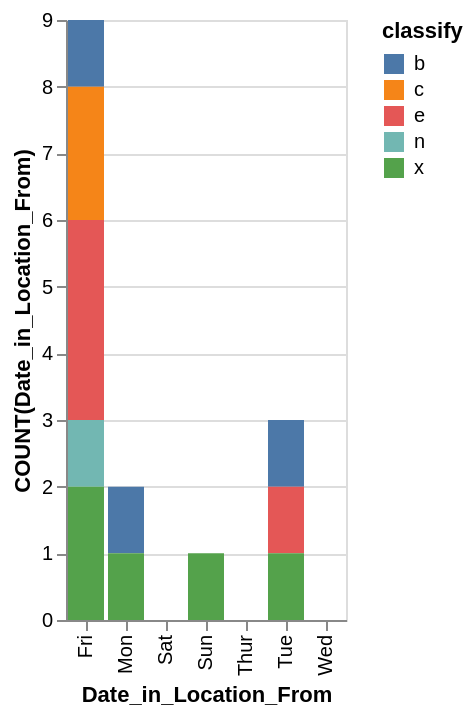

Here is the Vega-Lite specification saved for this chart:
### Vega-Lite specification from a JSON file in a GitHub repository (floating-point values rounded to 4 significant figures)
{"data": {"values": [{"x_data": "Mon", "y_data": 1, "classify": "b"}, {"x_data": "Tue", "y_data": 1, "classify": "b"}, {"x_data": "Wed", "y_data": 0, "classify": "b"}, {"x_data": "Thur", "y_data": 0, "classify": "b"}, {"x_data": "Fri", "y_data": 1, "classify": "b"}, {"x_data": "Sat", "y_data": 0, "classify": "b"}, {"x_data": "Sun", "y_data": 0, "classify": "b"}, {"x_data": "Mon", "y_data": 0, "classify": "c"}, {"x_data": "Tue", "y_data": 0, "classify": "c"}, {"x_data": "Wed", "y_data": 0, "classify": "c"}, {"x_data": "Thur", "y_data": 0, "classify": "c"}, {"x_data": "Fri", "y_data": 2, "classify": "c"}, {"x_data": "Sat", "y_data": 0, "classify": "c"}, {"x_data": "Sun", "y_data": 0, "classify": "c"}, {"x_data": "Mon", "y_data": 0, "classify": "e"}, {"x_data": "Tue", "y_data": 1, "classify": "e"}, {"x_data": "Wed", "y_data": 0, "classify": "e"}, {"x_data": "Thur", "y_data": 0, "classify": "e"}, {"x_data": "Fri", "y_data": 3, "classify": "e"}, {"x_data": "Sat", "y_data": 0, "classify": "e"}, {"x_data": "Sun", "y_data": 0, "classify": "e"}, {"x_data": "Mon", "y_data": 0, "classify": "n"}, {"x_data": "Tue", "y_data": 0, "classify": "n"}, {"x_data": "Wed", "y_data": 0, "classify": "n"}, {"x_data": "Thur", "y_data": 0, "classify": "n"}, {"x_data": "Fri", "y_data": 1, "classify": "n"}, {"x_data": "Sat", "y_data": 0, "classify": "n"}, {"x_data": "Sun", "y_data": 0, "classify": "n"}, {"x_data": "Mon", "y_data": 1, "classify": "x"}, {"x_data": "Tue", "y_data": 1, "classify": "x"}, {"x_data": "Wed", "y_data": 0, "classify": "x"}, {"x_data": "Thur", "y_data": 0, "classify": "x"}, {"x_data": "Fri", "y_data": 2, "classify": "x"}, {"x_data": "Sat", "y_data": 0, "classify": "x"}, {"x_data": "Sun", "y_data": 1, "classify": "x"}]}, "mark": "bar", "encoding": {"x": {"field": "x_data", "type": "nominal", "title": "Date_in_Location_From", "sort": "ascending"}, "y": {"field": "y_data", "type": "quantitative", "title": "COUNT(Date_in_Location_From)"}, "color": {"field": "classify"}}}
